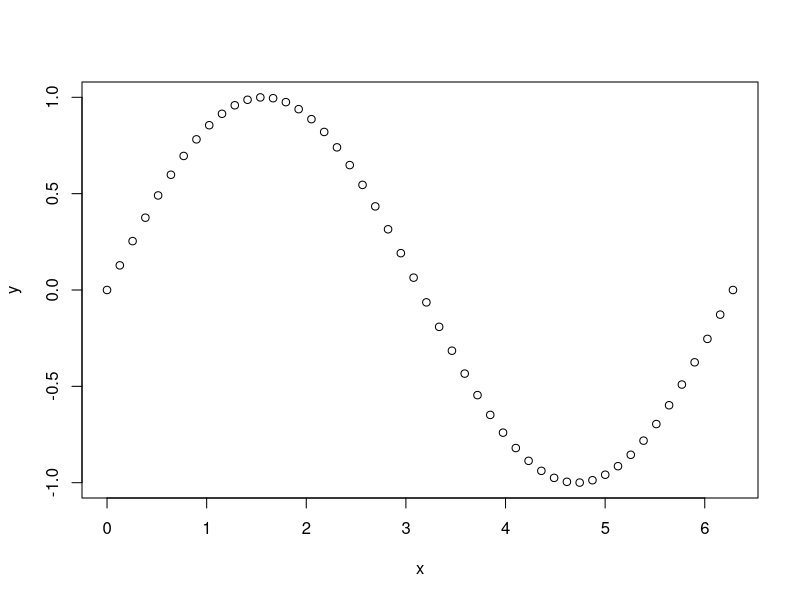
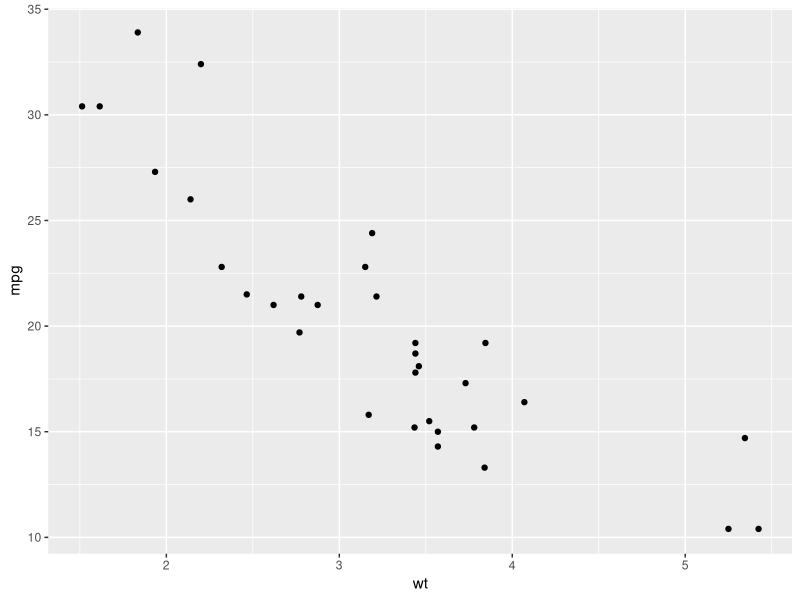
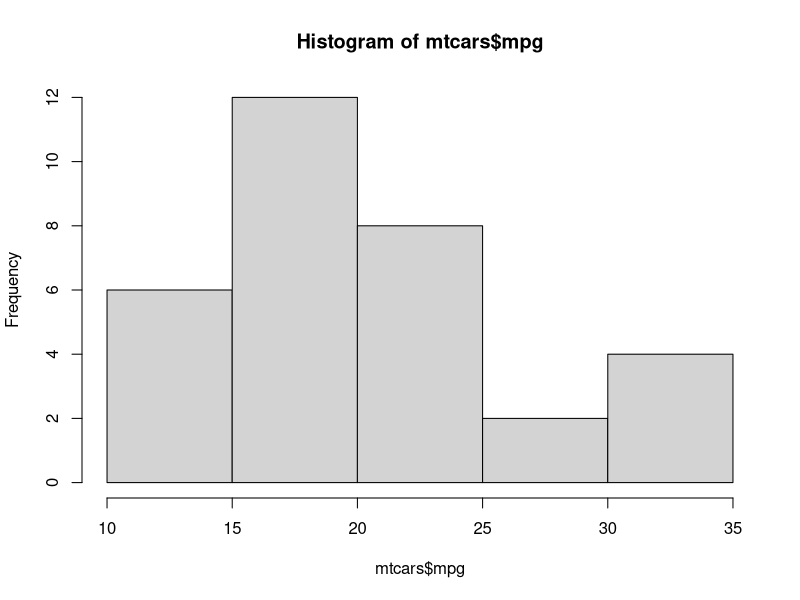

These charts were generated, in order, by the following R code:
# Print "Hello, world!" to the console
cat("Hello, world!\n")

# Generate a sequence of numbers from 1 to 10
seq(1, 10)

# Create a vector of numbers
my_vector <- c(1, 2, 3, 4, 5)

# Sum the elements in the vector
sum(my_vector)

# Generate a plot of a sine wave
x <- seq(0, 2*pi, length.out=50)
y <- sin(x)
plot(x, y)

# Load a built-in dataset and print the first few rows
data(mtcars)
head(mtcars)

# Install and load a package
install.packages("ggplot2")
library(ggplot2)

# Generate a scatter plot using ggplot2
ggplot(mtcars, aes(x = wt, y = mpg)) + geom_point()

# Create a data frame
my_df <- data.frame(x = c(1, 2, 3), y = c(4, 5, 6))
my_df

# Compute the mean of a vector
mean(my_vector)

# Create a matrix
my_matrix <- matrix(1:9, nrow = 3, ncol = 3)
my_matrix

# Subset a data frame
subset(mtcars, mpg > 20)

# Generate a histogram of a variable in mtcars
hist(mtcars$mpg)

# Write a data frame to a CSV file
write.csv(mtcars, "mtcars.csv")
